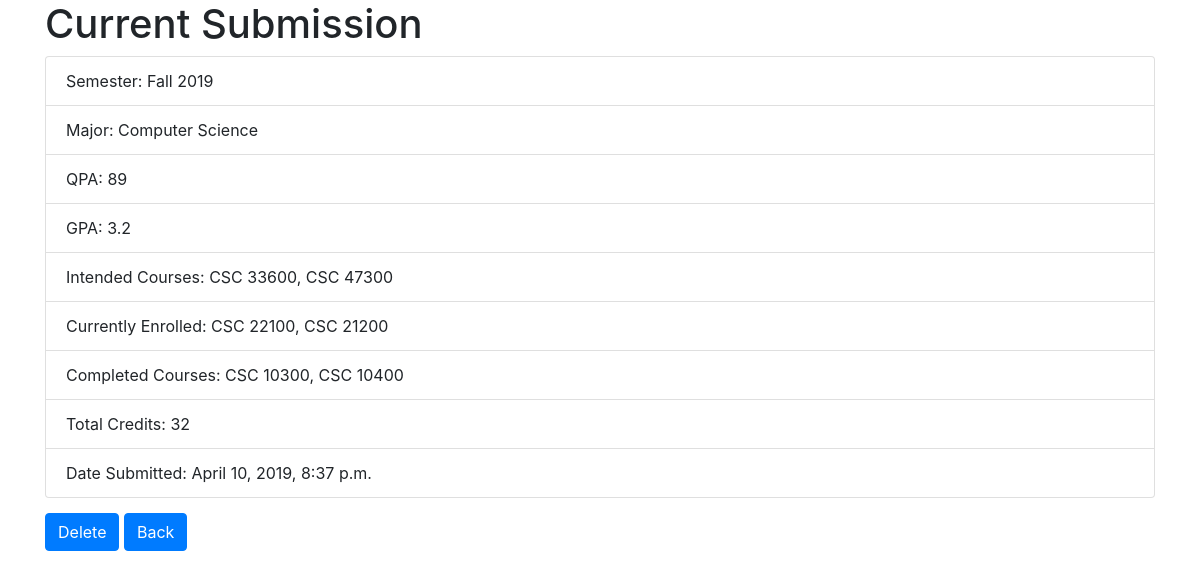
Page /advising/view/ (signed in) on the committed database.
### advising/models.py (models this page shows)
class Advising(models.Model):
    semester = models.CharField("Semester", max_length = 100,choices=semesters)
    major = models.CharField("Major", max_length = 100,choices=majors)
    QPA = models.CharField("QPA", max_length=100)
    GPA = models.CharField("GPA", max_length=100)
    intended_courses = models.TextField("Intended Courses")
    currently_enrolled = models.TextField("Currently Enrolled")
    completed_courses = models.TextField("Completed Courses")
    total_credits = models.PositiveIntegerField("Total Credits", default = 0)
    date_submitted = models.DateTimeField("Date Submitted", default=timezone.now)
    author = models.CharField("Author EMPLID", max_length=100, unique=True)
    status = models.IntegerField("Status", default = 0)

### advising/views.py (the view)
# urls.py: path('view/', views.view_advising, name='view_advising'),
def view_advising(request):
    a_form = list(Advising.objects.filter(author = request.user.EMPLID))[0]
    if request.method == "POST":
        Advising.objects.filter(author = request.user.EMPLID).delete()
        return redirect('home')
    return render(request, 'view_advising.html', {
        'semester' : a_form.semester,
        'major' : a_form.major,
        'QPA' : a_form.QPA,
        'GPA' : a_form.GPA,
        'intended_courses' : a_form.intended_courses,
        'currently_enrolled' : a_form.currently_enrolled,
        'completed_courses' : a_form.completed_courses,
        'total_credits' : a_form.total_credits,
        'date_submitted' : a_form.date_submitted
    })

### templates/view_advising.html
{% extends 'base.html' %}
{% block content %}
<div class='container'>
  <h1>Current Submission</h1>
  <ul class='list-group'>
    <li class="list-group-item">Semester: {{ semester }}</li>
    <li class="list-group-item">Major: {{ major }}</li>
    <li class="list-group-item">QPA: {{ QPA }}</li>
    <li class="list-group-item">GPA: {{ GPA }}</li>
    <li class="list-group-item">Intended Courses: {{ intended_courses }}</li>
    <li class="list-group-item">Currently Enrolled: {{ currently_enrolled }}</li>
    <li class="list-group-item">Completed Courses: {{ completed_courses }}</li>
    <li class="list-group-item">Total Credits: {{ total_credits }}</li>
    <li class="list-group-item">Date Submitted: {{ date_submitted }}</li>
  </ul>
</div>
<div class='container' style='padding:15px'>
  <form method="POST">{% csrf_token %}
    <button class='btn btn-primary' type="submit button">Delete</button>
    <a href={% url 'home' %} class='btn btn-primary' type='btn'>Back</a>
  </form>
</div>
{% endblock %}

### rows in the picture
Advising: semester "Fall 2019", major "Computer Science", QPA "89", GPA "3.2", intended_courses "CSC 33600, CSC 47300", currently_enrolled "CSC 22100, CSC 21200", completed_courses "CSC 10300, CSC 10400", date_submitted "April 10, 2019, 8:37 p.m."

### other values in the picture
{{ total_credits }} "32"
